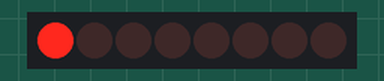
Bench run of a sketch on a simulated ATtiny85, built with avr-gcc and run on an emulated ATtiny85. Shown: 8 shift-register outputs drawn as a row of LEDs (first output left, lit = HIGH). Wiring (inferred from the names in the program): shift register (74HC595): data PB2; shift clock PB0; latch PB1. Wiring (inferred from the signals the program sends): row of LEDs: on Q0, Q1, Q2, Q3, Q4, Q5, Q6, Q7.

Above: at 0.6 s.
At 5.1 s:
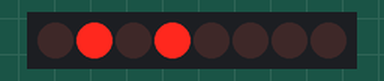
At 10.1 s:
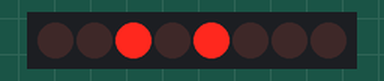
At 20.1 s:
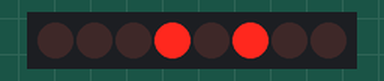
At 30.1 s:
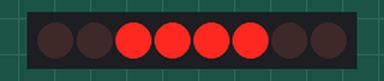
At 39.75 s:
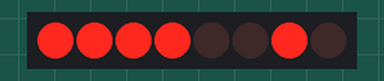
Timing chart, 0 to 40.0 s (numbered marks = the images above):
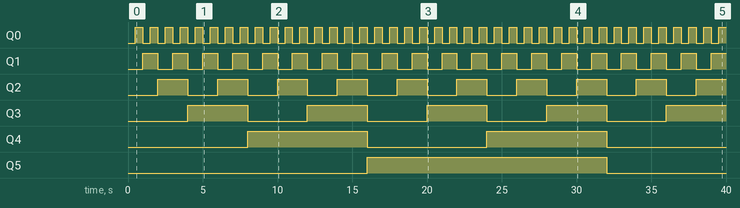

The sketch:

clock_simulator.ino
```cpp
//**************************************************************//
//  Shift Register Test
//****************************************************************

// Pin connected to ST_CP of 74HC595
int latchPin = 1;

// Pin connected to SH_CP of 74HC595
int clockPin = 0;

// Pin connected to DS of 74HC595
int dataPin = 2;

// To shift 1 single byte
void shift_out_byte(byte data) {
  // Disable outputs
  digitalWrite(latchPin, LOW);
  // Shift out the data
  shiftOut(dataPin, clockPin, MSBFIRST, data);
  // Enable outputs
  digitalWrite(latchPin, HIGH);
}


void setup() {
  pinMode(latchPin, OUTPUT);
  pinMode(clockPin, OUTPUT);
  pinMode(dataPin, OUTPUT);
}

void loop() {
  // count from 0 to 255 and display the number
  // on the LEDs
  for (int numberToDisplay = 0; numberToDisplay < 256; numberToDisplay++) {
    shift_out_byte(numberToDisplay);
    delay(500);
  }
}
```

Measured:
- by itself, Q0: alternates HIGH for 0.50 s and LOW for 0.50 s
- by itself, Q1: alternates HIGH for 1.0 s and LOW for 1.0 s
- by itself, Q2: alternates HIGH for 2.0 s and LOW for 2.0 s
- by itself, Q3: alternates HIGH for 4.0 s and LOW for 4.0 s
- by itself, Q4: alternates HIGH for 8.0 s and LOW for 8.0 s
- by itself, Q5: LOW → HIGH at 16.0 s, → LOW 16.0 s later
